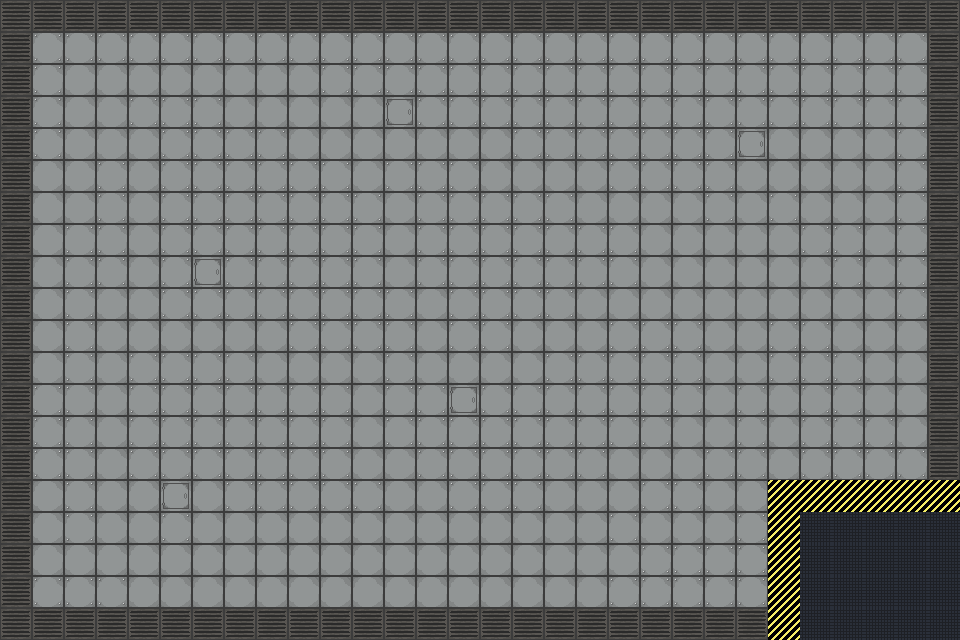

This is a level from a 2D game, rendered from its Tiled map with the project's own tilesets. A one-line summary and the complete map file follow:
An orthogonal 30x20 tile map with 32x32 px tiles, 1 tile layer (Tile Layer 1).

<map version="1.10" tiledversion="1.11.0" orientation="orthogonal" renderorder="right-down" width="30" height="20" tilewidth="32" tileheight="32" infinite="0" nextlayerid="2" nextobjectid="1">
 <tileset firstgid="1" source="Tileset_Floor1.tsx" />
 <layer id="1" name="Tile Layer 1" width="30" height="20">
  <data encoding="csv">
9,9,9,9,9,9,9,9,9,9,9,9,9,9,9,9,9,9,9,9,9,9,9,9,9,9,9,9,9,9,
9,1,1,1,1,1,1,1,1,1,1,1,1,1,1,1,1,1,1,1,1,1,1,1,1,1,1,1,1,9,
9,1,18,18,18,18,18,18,18,18,1,1,1,1,1,1,1,1,1,1,1,1,1,1,1,1,1,1,1,9,
9,1,18,18,1,1,1,18,18,18,18,18,10,1,1,1,1,1,1,1,1,1,1,1,1,1,1,1,1,9,
9,1,18,18,18,1,1,1,1,18,18,18,18,18,18,18,1,1,1,1,1,1,1,10,18,18,18,18,1,9,
9,18,18,1,18,1,1,1,1,1,1,18,1,1,1,18,18,18,18,1,1,1,1,18,18,18,18,18,1,9,
9,18,18,1,18,1,1,1,1,1,1,1,18,1,1,1,1,1,18,18,18,18,1,18,1,18,18,18,1,9,
9,18,1,1,18,1,1,1,1,1,1,1,18,1,1,1,1,1,1,1,18,18,18,18,18,1,1,18,1,9,
9,18,1,1,18,1,10,1,1,1,1,1,18,1,1,1,1,1,1,1,18,18,18,18,18,18,1,18,1,9,
9,18,1,18,18,1,1,1,1,1,1,1,1,18,1,1,1,1,18,18,18,18,18,18,18,18,18,18,1,9,
9,18,1,18,18,18,18,18,18,1,1,1,1,18,1,1,18,18,18,1,1,1,18,18,1,1,18,18,18,9,
9,18,1,18,1,1,1,1,18,18,18,18,1,18,18,18,18,1,1,1,1,1,18,18,1,1,1,18,18,9,
9,1,1,18,1,1,1,1,1,1,1,18,1,1,10,1,1,1,1,1,1,1,18,1,18,1,1,18,18,9,
9,1,1,18,1,1,1,1,1,1,1,18,1,1,1,1,1,1,1,1,1,18,18,1,18,1,1,1,18,9,
9,1,1,18,1,1,1,1,1,1,1,18,18,1,1,1,1,1,1,18,18,18,1,1,18,1,1,1,1,9,
9,18,1,18,18,10,18,1,1,1,1,1,18,18,1,1,1,18,18,18,1,1,18,18,26,26,26,26,26,26,
9,18,1,18,18,1,18,18,18,18,18,18,18,18,18,18,18,18,18,1,18,18,18,1,26,17,17,17,17,17,
9,18,18,18,18,18,18,18,18,18,18,18,18,18,18,18,18,18,18,18,1,1,1,1,26,17,17,17,17,17,
9,1,1,1,18,18,18,18,18,18,18,18,18,18,18,18,18,18,18,1,1,1,1,1,26,17,17,17,17,17,
9,9,9,9,9,9,9,9,9,9,9,9,9,9,9,9,9,9,9,9,9,9,9,9,26,17,17,17,17,17
</data>
 </layer>
</map>